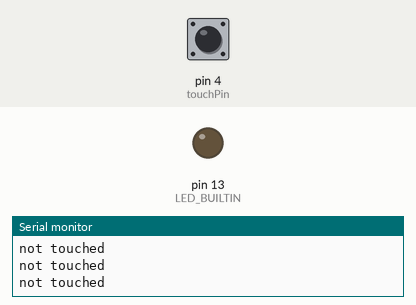
Recording of a sketch running on a simulated Arduino Uno, built with avr-gcc and run on an emulated ATmega328P. Shown: output pins drawn as LEDs (lit = HIGH), the last lines printed to the serial monitor. The test bench sets the inputs (shaded band); at power-on: pin 4 (touchPin) LOW.

Above: at 2.8 s.
2.9 s: pin 4 (touchPin) pulled HIGH for 1.2 s
At 3.9 s:
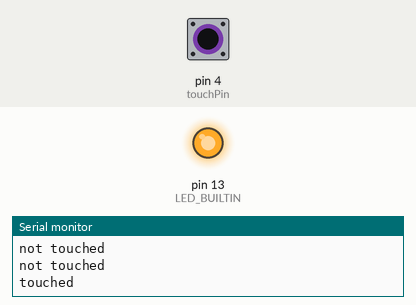
6.5 s: pin 4 (touchPin) pulled HIGH for 3.2 s
At 10.4 s:
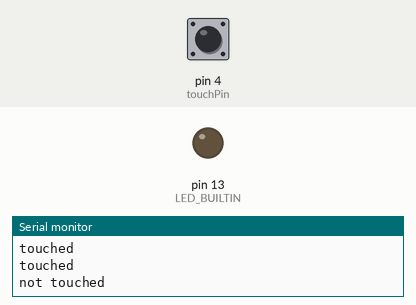
Timing chart, 0 to 11.9 s (numbered marks = the images above; inputs shaded):
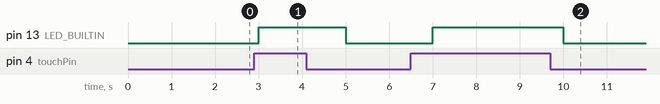

Measured:
- after the input at 2.9 s, pin 13 (LED_BUILTIN): LOW → HIGH after 0.10 s, → LOW 2.0 s later
- after the input at 6.5 s, pin 13 (LED_BUILTIN): LOW → HIGH after 0.50 s, → LOW 3.0 s later

The sketch:

capacitive_touch_sensor.ino
```cpp
//defining the pin 4 as a input from the sensor
// ie. sensor output will be connected to this pin

const int touchPin = 4;
boolean touchState;

void setup ()
{
  Serial.begin(9600);
  pinMode (LED_BUILTIN, OUTPUT);
  pinMode (touchPin, INPUT);
}

void loop ()
{

  touchState = getTouchValue(touchPin);
  if (touchState == HIGH)
  {
    digitalWrite (LED_BUILTIN, HIGH);
    Serial.println("touched");
  }
  else
  {
  digitalWrite (LED_BUILTIN, LOW);
  Serial.println("not touched");
  }

  delay (1000);
}

boolean getTouchValue(int touchPin)
{
  return (boolean) digitalRead (touchPin);
}
```
